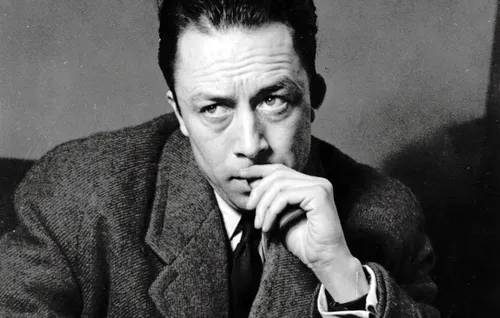
#> input picture ExampleImages/camus.jpeg, 500 x 318 px
$ python processor.py ExampleImages/camus.jpeg 3 3
#> lines starting #> are read from the running program, lines starting #| are printed output that depends on the picture
from PIL import Image
import sys


def normalise(min, max, value, char_len):
    range = max - min
    return round(((value - min)/range)*char_len)


def convert(image_path, x_scale, y_scale):
#> called with image_path = 'ExampleImages/camus.jpeg', x_scale = 3, y_scale = 3
    try:
        im = Image.open(image_path)
#> im is the input picture: PIL image 500x318 RGB; mean R, G, B 88.6, 88.6, 88.2

    except FileNotFoundError:
        print("This file doesn't exist")
        sys.exit(1)

    greyscale = im.convert("L")

    width, height = greyscale.size
#> width = 500; height = 318
    height = round(height/y_scale)
#> height = 106
    width = round(width/x_scale)
#> width = 167
    greyscale = greyscale.resize((width, height))
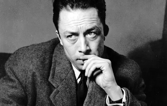
#> greyscale: PIL image 167x106 L; min 0, max 255, mean 88.5

    greyscale.save("result.jpg")

    chars = [" ", ".", ":", "-", "c", "=", "+", "*", "o", "", "#", "%", "@"]

    comp = []

    for line in range(height):
        for column in range(width):
            pixel = greyscale.getpixel((column, line))
            comp.append(pixel)
#> after the loop, comp = 17702 values, max 255 at index 2241, min 0 at index 1223, mean 88.52

    minimum = min(comp)
#> minimum = 0
    maximum = max(comp)
#> maximum = 255

    output_file = open("result.txt", "w")
    for line in range(height):
        for column in range(width):
            value = greyscale.load()[column, line]
            pixel = chars[normalise(minimum, maximum, value, len(chars))-1]
            print(pixel)
            output_file.write(pixel)
        output_file.write("\n")

    output_file.close()


if __name__ == "__main__":
    if len(sys.argv) < 2:
        print("you need to provide the image path [python3 processor.py /]")
        sys.exit(1)
    elif len(sys.argv) < 4:
        x_scale = 8
        y_scale = 12
    else:
        x_scale = int(sys.argv[2])
        y_scale = int(sys.argv[3])

    image_path = sys.argv[1]

    convert(image_path, x_scale, y_scale)
